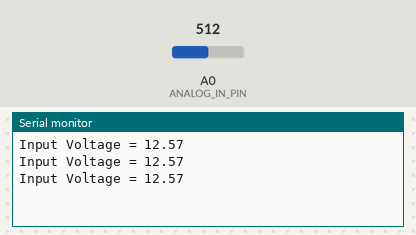
Recording of a sketch running on a simulated Arduino Uno, built with avr-gcc and run on an emulated ATmega328P. Parts: the last lines printed to the serial monitor. The inputs (shaded band) are chosen by the test bench; at power-on: A0 (ANALOG_IN_PIN) = 512.

Above: at 1.3 s.
1.4 s: A0 (ANALOG_IN_PIN) set to 716
At 1.9 s:
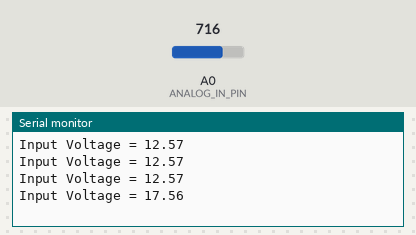
2.9 s: A0 (ANALOG_IN_PIN) set to 900
At 3.4 s:
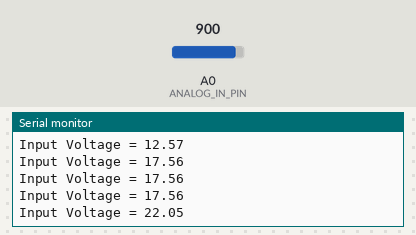
Timing chart, 0 to 5.9 s (numbered marks = the images above; inputs shaded):
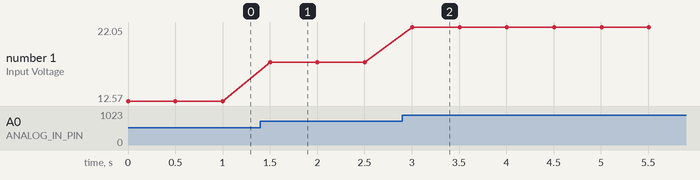

The sketch:

voltage_sensor.ino
```cpp
#define ANALOG_IN_PIN A0
float adc_voltage = 0.0;
float in_voltage = 0.0;
float R1 = 30000.0;
float R2 = 7500.0;
float ref_voltage = 5.0;
int adc_value = 0;

void setup(){
  Serial.begin(9600);
}

void loop(){
  adc_value = analogRead(ANALOG_IN_PIN);
  adc_voltage  = (adc_value * ref_voltage) / 1023.0;
  in_voltage = (adc_voltage*(R1+R2)/R2)+0.06;//Error +0.06 Volts
  Serial.print("Input Voltage = ");
  Serial.println(in_voltage, 2);
  delay(500);
}
```

Measured:
- after the input at 1.4 s, the serial monitor: prints a new line after 0.10 s (image 1)
- after the input at 2.9 s, the serial monitor: prints a new line after 0.10 s (image 2)
- plotted number 1: 12.57 → 17.56 after the input at 1.4 s, 17.56 → 22.05 after the input at 2.9 s
